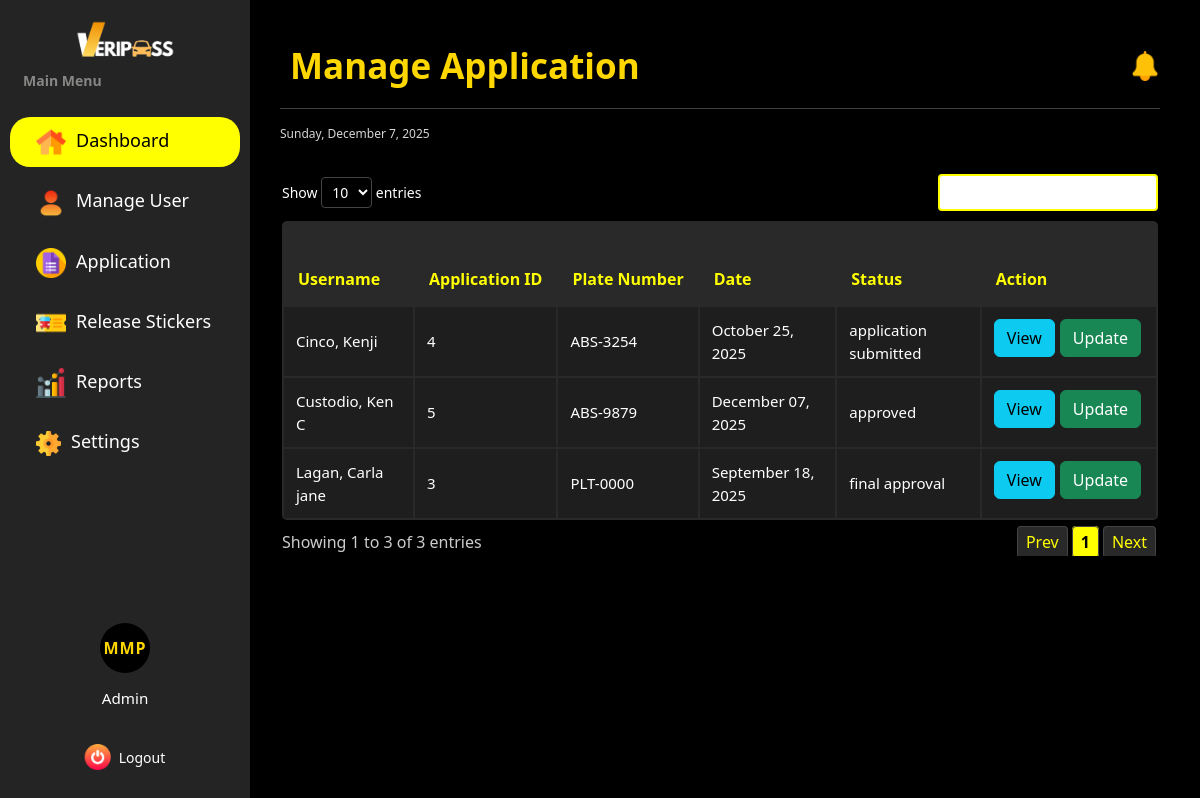
/dashboard/admin/manage_application/ (signed in), run on the app's committed database.
### vehicle_pass/models.py (models this page shows, shortened)
class BaseModel(models.Model):
    created_at = models.DateTimeField(auto_now_add=True, db_index=True)
    updated_at = models.DateTimeField(auto_now=True)
    class Meta:
        abstract = True

class Registration(BaseModel):
    STATUS_CHOICES = [
        ('no application', 'No Application'),
        ('application submitted', 'Pending Initial Approval (OIC)'),
        ('initial approval', 'Initial Approved (Waiting for GSO Director)'),
        ('approved', 'Approved (Ready for Release)'),
        ('sticker released', 'Vehicle Pass Sticker Released'),
        ('rejected', 'Rejected')
    ]
    registration_number = models.BigAutoField(primary_key=True)
    user = models.ForeignKey(UserProfile, on_delete=models.CASCADE)
    vehicle = models.ForeignKey(Vehicle, on_delete=models.CASCADE)
    files = models.URLField(max_length=255)
    status = models.CharField(max_length=85, choices=STATUS_CHOICES, default='no application')
    remarks = models.TextField(null=True)
    initial_approved_by = models.ForeignKey(SecurityProfile, on_delete=models.CASCADE, related_name='initial_approval', null=True, blank=True)
    final_approved_by = models.ForeignKey(SecurityProfile, on_delete=models.CASCADE, related_name='final_approval', null=True, blank=True)
    date_of_filing = models.DateTimeField(auto_now_add=True)
    sticker_released_date = models.DateField(blank=True, null=True)
    e_signature = models.ImageField(upload_to='signature/')
    printed_name = models.CharField(max_length=125)
    signature_date = models.DateTimeField(null=True, blank=True)
    def __str__(self):
        return f"Registration {self.registration_number} for {self.user.lastname}, {self.user.firstname}"

class UserProfile(BaseModel):
    ROLE_CHOICES = [('user', 'User'),
        ('security', 'Security'),
        ('admin', 'Admin')
        ]
    SCHOOL_ROLE_CHOICES = [('student', 'Student'),
                           ('faculty & staff', 'Faculty and Staff'),
                           ('university official', 'University Official')
    ]
    COLLEGE_CHOICES = [('CAD', 'College of Architecture and Design'),
                       ('CAH', 'College of Arts and Humanities'),
                       ('CBA', 'College of Business and Accountancy'),
                       ('CCJE', 'College of Criminal Justice and Education'),
                       ('CoE', 'College of Engineering'),
                       ('CHTM', 'College of Hospitality Management and Tourism'),
                       ('CNHS', 'College of Nursing and Health Sciences'),
                       ('CS', 'College of Sciences'),
                       ('CTE', 'College of Teacher Education'),
    ]
    YEAR_LEVEL_CHOICES = [('first year', 'First Year'),
                          ('second year', 'Second Year'),
                          ('third year', 'Third Year'),
                          ('fourth year', 'Fourth year'),
                          ('fifth year', 'Fifth Year')
    ]
    OFFICE_CHOICES = [
        ('university president', 'University President'),
        ('university president coa', 'University President COA'),
        ('office of the university secretary', 'Office of the University Secretary'),
        ('legal office', 'Legal Office (Data Privacy Office)'),
        ('planning and development office', 'Planning and Development Office'),
        ('office of the internal audit services', 'Office of the Internal Audit Services (QMS)'),
        ('public information office', 'Public Information Office'),
        ('alumni affairs office', 'Alumni Affairs Office'),
        ('academic council', 'Academic Council'),
        ('administrative council', 'Administrative Council'),
        ('research and extension council', 'Research and Extension Council'),
        ('management committee', 'Management Committee'),
        ('university ethics committee', 'University Ethics Committee'),
        ('gender and development office', 'Gender and Development Office'),
        ('international affairs and linkages office', 'International Affairs and Linkages Office'),
        ('office of the vice president for finance and administration', 'Office of the Vice President for Finance and Administration'),
        ('bids and awards committee', 'Bids and Awards Committee'),
        ('administrative management office', 'Administrative Management Office'),
        ('records archives management office', 'Records Archives Management Office'),
        ('human resource management office', 'Human Resource Management Office'),
        ('faculty and staff development unit', 'Faculty and Staff Development Unit'),
        ('health services office', 'Health Services Office'),
        ('management information system information office', 'Management Information System Information Office'),
        ('security office', 'Security Office'),
        ('supply and property management office', 'Supply and Property Management Office'),
        ('disaster risk reduction and management office', 'Disaster Risk Reduction and Management Office'),
        ('project management office', 'Project Management Office'),
        ('general services office', 'General Services Office'),
        ('utility and environmental management office', 'Utility and Environmental Management Office'),
        ('motorpool office', 'Motorpool Office'),
        ('finance management service offices (cfo)', 'Finance Management Service Offices (CFO)'),
        ('accounting office', 'Accounting Office'),
        ('processing unit', 'Processing Unit'),
        ('student accounts & assessment', 'Student Accounts & Assessment'),
        ('financial reporting', 'Financial Reporting'),
        ('budget office', 'Budget Office'),
        ('production services/income generating projects office', 'Production Services/Income Generating Projects Office'),
        ('production', 'Production'),
        ('sifma', 'SIFMA'),
        ('university bookstore', 'University Bookstore'),
        ('auxiliary services - canteen', 'Auxiliary Services - Canteen'),
        ('auxiliary services - hostel', 'Auxiliary Services - Hostel'),
        ('auxiliary services - dormitory', 'Auxiliary Services - Dormitory'),
        ('university printing press', 'University Printing Press'),
        ('procurement office', 'Procurement Office'),
        ('cashiers office', 'Cashier’s Office'),
        ('office of the vice president for research, development and extension', 'Office of the Vice President for Research, Development and Extension'),
        ('university research office', 'University Research Office'),
        ('university extension service office', 'University Extension Service Office'),
        ('intellectual property and technology transfer office', 'Intellectual Property and Technology Transfer Office'),
        ('palawan studies center', 'Palawan Studies Center'),
        ('center for strategy policy and governance', 'Center for Strategy Policy and Governance'),
        ('panrehiyong iv-b sentro ng wikang pilipino', 'Panrehiyong IV-B Sentro ng Wikang Pilipino'),
        ('marine science research center', 'Marine Science Research Center'),
        ('palawan international technology business incubator & startup hub office', 'Palawan International Technology Business Incubator & Startup Hub Office'),
        ('office of the vice president for academic affairs', 'Office of the Vice President for Academic Affairs'),
        ('office of the eteeap', 'Office of the ETEEAP'),
        ('office of the university registrar', 'Office of the University Registrar'),
        ('university quality assurance center', 'University Quality Assurance Center'),
        ('office of the university sports', 'Office of the University Sports'),
        ('office of the curriculum & instructional materials development', 'Office of the Curriculum & Instructional Materials Development'),
        ('office of the student affairs and services', 'Office of the Student Affairs and Services'),
        ('social and cultural affairs (psu band, psu dance troupe, psu singers)', 'Social and Cultural Affairs (PSU Band, PSU Dance Troupe, PSU Singers)'),
        ('office of the university library', 'Office of the University Library'),
        ('psu museum', 'PSU Museum'),
    ]
    WORKPLACE_CHOICES = OFFICE_CHOICES + COLLEGE_CHOICES
    corporate_email = models.EmailField(max_length=50, unique=True)
    password = models.CharField(max_length=128)
    contact = models.CharField(max_length=14)
    lastname = models.CharField(max_length=25)
    firstname = models.CharField(max_length=50)
    middlename = models.CharField(max_length=25, blank=True, null=True)
    suffix = models.CharField(max_length=5, blank=True, null=True)
    address = models.CharField(max_length=100, blank=True, null=True)
    dl_number = models.CharField(max_length=25)
    college = models.CharField(max_length=100, choices=COLLEGE_CHOICES ,blank=True, null=True)
    program = models.CharField(max_length=100, blank=True, null=True)
    year_level = models.CharField(max_length=40, choices=YEAR_LEVEL_CHOICES, blank=True, null=True)
    father_name = models.CharField(max_length=100, blank=True, null=True)
    father_contact = models.CharField(max_length=14, blank=True, null=True)
    father_address = models.CharField(max_length=150, blank=True, null=True)
    mother_name = models.CharField(max_length=100, blank=True, null=True)
    mother_contact =models.CharField(max_length=14, blank=True, null=True)
    mother_address = models.CharField(max_length=150, blank=True, null=True)
    guardian_name = models.CharField(max_length=100, blank=True, null=True)
    guardian_contact = models.CharField(max_length=14, blank=True, null=True)
    guardian_address = models.CharField(max_length=150, blank=True, null=True)
    position = models.CharField(max_length=50, blank=True, null=True)
    workplace = models.CharField(max_length=150, choices=WORKPLACE_CHOICES, blank=True, null=True)
    role = models.CharField(max_length=20, choices=ROLE_CHOICES, default='user', null=True)
    school_role = models.CharField(max_length=20, choices=SCHOOL_ROLE_CHOICES, null=True, blank=True)

class Vehicle(BaseModel):
    VEHICLE_TYPE = [('motor', 'Motor'),
                    ('car', 'Car'),
                    ('van', 'Van')]
    applicant = models.ForeignKey(UserProfile, on_delete=models.CASCADE, null=True, blank=True)
    make_model = models.CharField(max_length=35)
    plate_number = models.CharField(max_length=10, unique=True)
    year_model = models.IntegerField()
    color = models.CharField(max_length=20)
    type = models.CharField(choices=VEHICLE_TYPE, max_length=5)
    engine_number = models.CharField(max_length=25)
    chassis_number = models.CharField(max_length=17)
    or_number = models.CharField(max_length=25)
    cr_number = models.CharField(max_length=25)
    owner_firstname = models.CharField(max_length=45, null=True, blank=True)
    owner_middlename = models.CharField(max_length=45, null=True, blank=True)
    owner_lastname = models.CharField(max_length=45, null=True, blank=True)
    owner_suffix = models.CharField(max_length=5, null=True, blank=True)
    relationship_to_owner = models.CharField(max_length=15, null=True, blank=True)
    contact_number = models.CharField(max_length=14, null=True, blank=True)
    address = models.CharField(max_length=100, null=True, blank=True)

### vehicle_pass/views.py (the view)
# urls.py: path("dashboard/admin/manage_application/", AdminViewApplication.as_view(), name="admin_manage_application"),
class AdminViewApplication(CustomLoginRequiredMixin, ListView):
    model = Registration
    template_name = 'Admin/Admin_Application.html'
    context_object_name = 'applications'
    paginate_by = 20
    def get_context_data(self, **kwargs):
        context = super().get_context_data(**kwargs)
        applications = context['applications']
        print(f"Applications count: {len(applications)}")
        if applications:
            print(f"First application: {applications[0]}")
        return context

### templates/Admin/Admin_Application.html (shortened to what this page needs)
{% extends "includes/admin_sidebar.html" %}
{% load static %}
{% block extra_css %}
    <link rel="stylesheet" href="{% static 'css/admin-dashboard-style.css' %}">
    <link rel="stylesheet" href="{% static 'css/sidebar.css' %}">
    <link rel="stylesheet"href="https://cdn.datatables.net/responsive/2.4.1/css/responsive.dataTables.min.css">
{% endblock %}
{% block content %}
<div class="dashboard-wrapper d-flex">
    <div class="main-content flex-grow-1 ms-uto">
        <div class="d-flex justify-content-between align-items-center">
            <h2 class="title mb-3 mb-md-0">Manage Application</h2>
            <div class="d-flex align-items-center gap-3">
                <a href="Announcements.html" class="text-decoration-none position-relative">
                    <img src="{% static 'images/notification.png' %}" alt="Notifications" width="30" height="30">
                </a>
            </div>
        </div>
        <hr>
        <small><span id="date"></span></small>
        <br>
        <section class="table-container">
            <table id="myTable" class="users-table">
                <thead>
                    <tr>
                        <th>Username</th>
                        <th>Application ID</th>
                        <th>Plate Number</th>
                        <th>Date</th>
                        <th>Status</th>
                        <th>Action</th>
                    </tr>
                </thead>
                <tbody>
                    {% for applicant in applications %}
                        <tr>
                            <td>
                                {{ applicant.user.lastname }}, {{ applicant.user.firstname }}
                                {{ applicant.user.middlename|default_if_none:""|slice:":1" }}
                            </td>
                            <td>{{ applicant.registration_number }}</td>
                            <td>{{ applicant.vehicle.plate_number }}</td>
                            <td>{{ applicant.created_at|date:"F d, Y" }}</td>
                            <td>{{ applicant.status }}</td>
                            <td>
                                <a href="{% url 'admin_view_specific_application' applicant.pk %}" class="btn btn-info">View</a>
                                <a href="{% url 'admin_update_application' applicant.pk %}" class="btn btn-success">Update</a>
                            </td>
                        </tr>
                    {% empty %}
                        <tr>
                            <td colspan="6" style="text-align: center">
                                <p class="text-sm font-weight-bold mb-0">No Records Found</p>
                            </td>
                        </tr>
                    {% endfor %}
                </tbody>
            </table>
        </section>
    </div>
</div>
{% endblock %}

### data on the page
Registration: user.lastname "Lagan", user.firstname "Carla jane", registration_number "3", vehicle.plate_number "PLT-0000", created_at "September 18, 2025", status "final approval"
Registration: user.lastname "Cinco", user.firstname "Kenji", registration_number "4", vehicle.plate_number "ABS-3254", created_at "October 25, 2025", status "application submitted"
Registration: user.lastname "Custodio", user.firstname "Ken", user.middlename "C", registration_number "5", vehicle.plate_number "ABS-9879", created_at "December 07, 2025", status "approved"

### other printed values
{{ initials|default:'A' }} "MMP"
